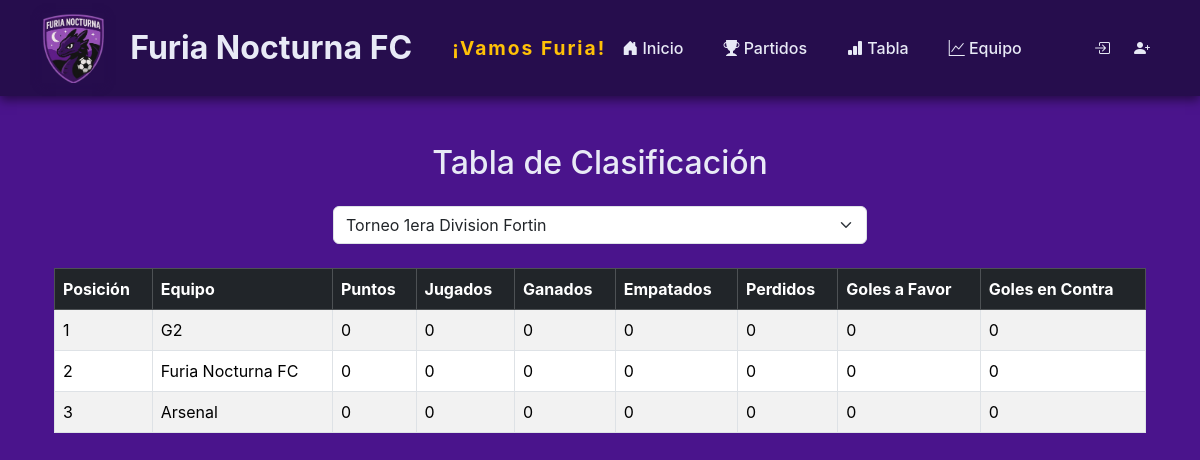
Page /clasificacion/ on the committed database.
### jugadores/models.py (models this page shows, shortened)
class Equipo(models.Model):
    nombre = models.CharField(_('nombre'), max_length=100, unique=True)
    torneos = models.ManyToManyField('Torneo', related_name='equipos', blank=True, verbose_name=_('torneos'))
    imagen_url = models.URLField(
        max_length=500,  # Suficiente longitud para la URL de Imgur
        null=True,
        blank=True
    )

### jugadores/views_clasificacion.py (the view)
# urls.py: path('clasificacion/', tabla_clasificacion, name='tabla_clasificacion'),
def tabla_clasificacion(request):
    torneos = Torneo.objects.all()
    torneo_id = request.GET.get('torneo')
    torneo = Torneo.objects.filter(id=torneo_id).first() if torneo_id else torneos.first()
    equipos = Equipo.objects.filter(torneos=torneo)
    clasificacion = []
    for equipo in equipos:
        partidos_local = Partido.objects.filter(equipo_local=equipo, torneo=torneo)
        partidos_visitante = Partido.objects.filter(equipo_visitante=equipo, torneo=torneo)
        jugados = partidos_local.count() + partidos_visitante.count()
        ganados = partidos_local.filter(marcador_local__gt=F('marcador_visitante')).count() + \
                  partidos_visitante.filter(marcador_visitante__gt=F('marcador_local')).count()
        empatados = partidos_local.filter(marcador_local=F('marcador_visitante')).count() + \
                    partidos_visitante.filter(marcador_local=F('marcador_visitante')).count()
        perdidos = jugados - ganados - empatados
        goles_favor = partidos_local.aggregate(Sum('marcador_local'))['marcador_local__sum'] or 0
        goles_favor += partidos_visitante.aggregate(Sum('marcador_visitante'))['marcador_visitante__sum'] or 0
        goles_contra = partidos_local.aggregate(Sum('marcador_visitante'))['marcador_visitante__sum'] or 0
        goles_contra += partidos_visitante.aggregate(Sum('marcador_local'))['marcador_local__sum'] or 0
        puntos = ganados * 3 + empatados
        clasificacion.append({
            'nombre': equipo.nombre,
            'puntos': puntos,
            'jugados': jugados,
            'ganados': ganados,
            'empatados': empatados,
            'perdidos': perdidos,
            'goles_favor': goles_favor,
            'goles_contra': goles_contra,
        })
    clasificacion = sorted(clasificacion, key=lambda x: (-x['puntos'], x['goles_favor']-x['goles_contra']))
    return render(request, 'jugadores/tabla_clasificacion.html', {
        'equipos': clasificacion,
        'torneos': torneos,
        'torneo_seleccionado': torneo
    })

### jugadores/templates/jugadores/tabla_clasificacion.html (shortened to what this page needs)
{% extends 'jugadores/base.html' %}
{% block contenido %}
<div class="container mt-5">
    <h2 class="text-center mb-4">Tabla de Clasificación</h2>
    <form method="get" class="mb-4">
        <div class="row justify-content-center">
            <div class="col-md-6">
                <select name="torneo" class="form-select" onchange="this.form.submit()">
                    {% for torneo in torneos %}
                        <option value="{{ torneo.id }}" {% if torneo == torneo_seleccionado %}selected{% endif %}>{{ torneo.nombre }}</option>
                    {% endfor %}
                </select>
            </div>
        </div>
    </form>
    <div class="table-responsive">
        <table class="table table-striped table-bordered">
            <thead class="table-dark">
                <tr>
                    <th>Posición</th>
                    <th>Equipo</th>
                    <th>Puntos</th>
                    <th>Jugados</th>
                    <th>Ganados</th>
                    <th>Empatados</th>
                    <th>Perdidos</th>
                    <th>Goles a Favor</th>
                    <th>Goles en Contra</th>
                </tr>
            </thead>
            <tbody>
                {% for equipo in equipos %}
                <tr>
                    <td>{{ forloop.counter }}</td>
                    <td>{{ equipo.nombre }}</td>
                    <td>{{ equipo.puntos }}</td>
                    <td>{{ equipo.jugados }}</td>
                    <td>{{ equipo.ganados }}</td>
                    <td>{{ equipo.empatados }}</td>
                    <td>{{ equipo.perdidos }}</td>
                    <td>{{ equipo.goles_favor }}</td>
                    <td>{{ equipo.goles_contra }}</td>
                </tr>
                {% endfor %}
            </tbody>
        </table>
    </div>
</div>
{% endblock %}

### jugadores/templates/jugadores/base.html (style rules this page uses)
body { background-color: #4A148C; color: #E8EAF6; font-family: 'Inter', sans-serif; }

### rows in the picture
Equipo: nombre "G2"
Equipo: nombre "Furia Nocturna FC"
Equipo: nombre "Arsenal"

### other values in the picture
{{ equipo.puntos }} "0" "0" "0"
{{ equipo.jugados }} "0" "0" "0"
{{ equipo.ganados }} "0" "0" "0"
{{ equipo.empatados }} "0" "0" "0"
{{ equipo.perdidos }} "0" "0" "0"
{{ equipo.goles_favor }} "0" "0" "0"
{{ equipo.goles_contra }} "0" "0" "0"
form field torneo "Torneo 1era Division Fortin"
